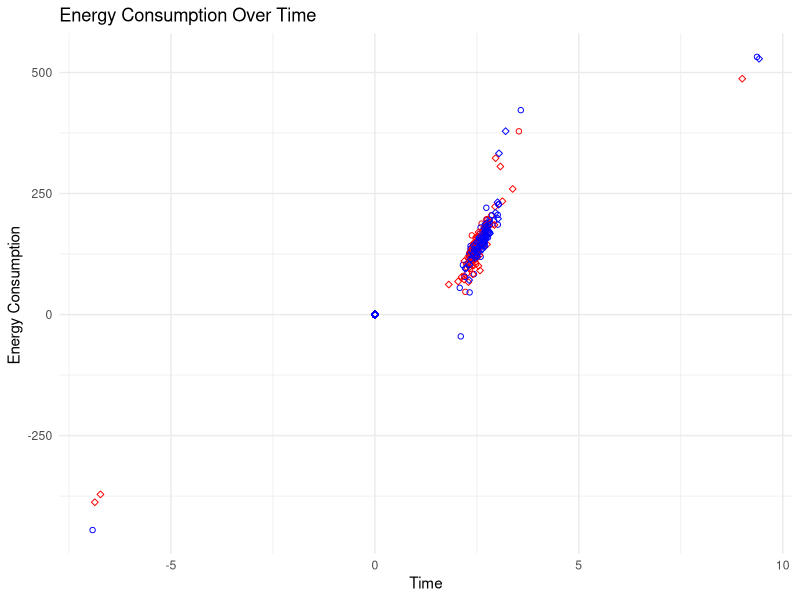

Generate this figure with R: (Note: this script raises an error after producing the figure.)
mixed_data <- read.csv("data/ola-1.11.7-mixed-ola-mixed-15-Dec-19-49-11.csv")
mixed_data$delta_seconds <- 0
mixed_data$delta_PKG <- 0

for (i in 2:nrow(mixed_data)) {
  if (mixed_data$work[i] == "ola-mixed") {
    mixed_data$delta_seconds[i] <- mixed_data$seconds[i] - mixed_data$seconds[i-1]
    mixed_data$delta_PKG[i] <- mixed_data$PKG[i] - mixed_data$PKG[i-1]
  }
}

library(ggplot2)

mixed_data$color <- ifelse(mixed_data$population_size == 200, "red", "blue")
mixed_data$shape <- ifelse(mixed_data$dimension == 3, 21,23)
ggplot(mixed_data, aes(x = delta_seconds, y = delta_PKG)) +
  geom_point(color=mixed_data$color, shape=mixed_data$shape) +
  labs(
    title = "Energy Consumption Over Time",
    x = "Time",
    y = "Energy Consumption "
  ) +
  theme_minimal()

ggplot(data, aes(x = factor(population_size), y = PKG, color=factor(dimension))) +
  geom_violin() +
  labs(
    title = "Energy Consumption Over Time",
    x = "Time",
    y = "Energy Consumption ",
    color = "Population Size",
    shape = "Dimension"
  ) +
  theme_minimal()

library(dplyr)
summary_data <- mixed_data %>%
  group_by(work,population_size, dimension, max_gens) %>%
  summarise(
    mean_PKG = mean(PKG),
    median_PKG = median(PKG),
    sd_PKG = sd(PKG),
    trimmed_PKG = mean(PKG, trim = 0.2),
    mean_delta_PKG = mean(delta_PKG, trim=0.2),
    sd_delta_PKG = sd(delta_PKG)
  )

for (dim in c(3,5)) {
  for (pop in c(200,400)) {
    data_subset <- data %>%
      filter(dimension == dim, population_size == pop)
    group_2 <- data_subset$PKG[data_subset$group == 2]
    group_3 <- data_subset$PKG[data_subset$group == 3]
    test_result <- wilcox.test(group_2, group_3)
    cat("Dimension:", dim, "Population Size:", pop, "p-value:", test_result$p.value, "\n")
  }
}


